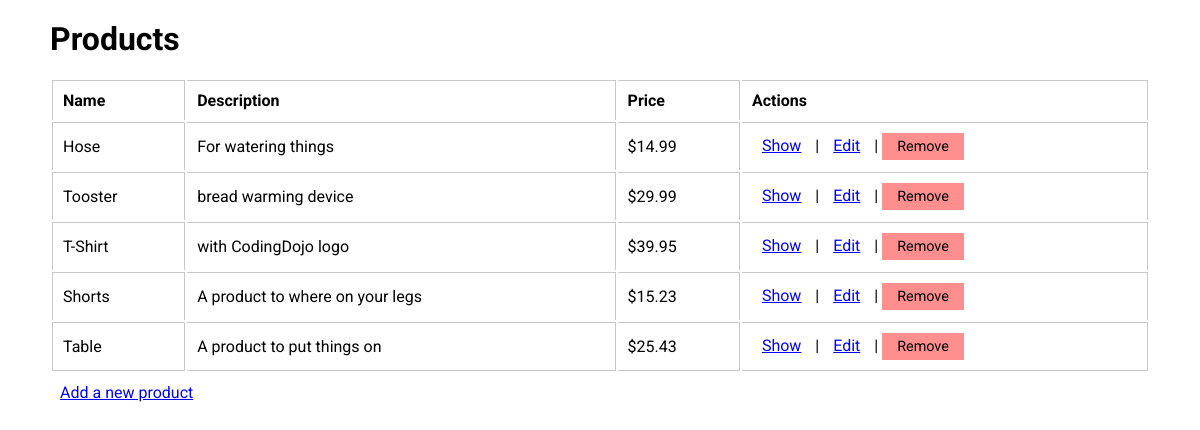
Screenshot of /index.php/products with the database file from the repository.
### tables this page shows
CREATE TABLE IF NOT EXISTS `products` (
  `id` int(11) NOT NULL AUTO_INCREMENT,
  `name` varchar(100) NOT NULL,
  `description` text,
  `price` float NOT NULL,
  `created_at` datetime NOT NULL DEFAULT CURRENT_TIMESTAMP,
  `updated_at` datetime DEFAULT NULL,
  PRIMARY KEY (`id`)
);

### application/controllers/Products.php (called while the page is built, shortened)
<?php
class Products extends CI_Controller{
    public function __construct()
    {
        $this->load->library(array('session','form_validation'));
        $this->load->helper(array('url'));
        $this->load->model('Product');
    }
    public function index(){
        $products = $this->Product->get();
        $this->load->view('_partials/header');
        $this->load->view('products/index',array('products'=>$products));
        $this->load->view('_partials/footer');
    }
}

### index.php (called while the page is built, shortened)
<?php
require_once BASEPATH.'core/CodeIgniter.php';

### application/models/Product.php (called while the page is built, shortened)
<?php
class Product extends CI_Model{
    public function get(){
        $query = $this->db->get('products');
        return $query->result();
    }
}

### application/views/products/index.php (the view, shortened to what this page needs)
<div class="container dashboard">
    <h1>Products</h1>
    <table>
        <thead>
            <tr>
                <td>Name</td>
                <td>Description</td>
                <td>Price</td>
                <td>Actions</td>
            </tr>
        </thead>
        <tbody>
            <?php
                foreach($products as $product){
            ?>
            <tr>
               <td><?= $product->name ?></td>
               <td><?= $product->description ?></td>
               <td><?= '$'.$product->price?></td>
               <td>
                    <a href="/products/show/<?= $product->id ?>">Show</a> |
                    <a href="/products/edit/<?= $product->id ?>">Edit</a> |
                    <form action="/products/destroy" method="POST">
                        <input type="submit" value="Remove" class="btn">
                    </form>
               </td>
            </tr>
            <?php } ?>
        </tbody>
    </table>
    <a href="/products/new" class="mt-10">Add a new product</a>
</div>

### application/views/_partials/header.php (shortened to what this page needs)
<!DOCTYPE html>
<html lang="en">
<head>
</head>
<body>

### application/views/_partials/header.php (style rules this page uses)
* { margin:0; padding:0; outline:none; box-sizing:border-box; font-family: 'Roboto', sans-serif; }
.container { max-width: 1100px; margin:20px auto; }
table { width: 100%; }
table td { padding: 10px; border-right:1px solid #c8c8c8; border-top:1px solid #c8c8c8; }
table tr td:first-child { border-left:1px solid #c8c8c8; }
table tbody tr:last-child td { border-bottom:1px solid #c8c8c8; }
thead td { font-weight:bold; }
h1 { margin-bottom: 20px; }
a { display: inline-block; padding:0px 10px; color: blue; }
form input, form select { width: 20%; padding: 5px; }
.btn { width: auto; }
.btn { border: none; padding:5px 15px !important; background: #ff8f8f; font-size: .9em; text-decoration: none; cursor: pointer; color:black; }
.mt-10 { margin-top: 10px; }
table form { display: inline-block; }

### rows the page displays
products: name "Hose", description "For watering things", price "14.99"
products: name "Tooster", description "bread warming device", price "29.99"
products: name "T-Shirt", description "with CodingDojo logo", price "39.95"
products: name "Shorts", description "A product to where on your legs", price "15.23"
products: name "Table", description "A product to put things on", price "25.43"
